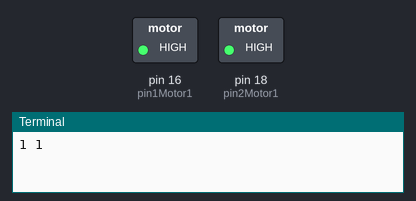
A program run on a simulated Raspberry Pi (header pin numbers). Parts: switched loads named in the program (green lamp = pin HIGH), the last lines printed to the terminal. At 8.0 s the program stops and its outputs stay as they are.

Above: at 0.1 s.
At 2.1 s:
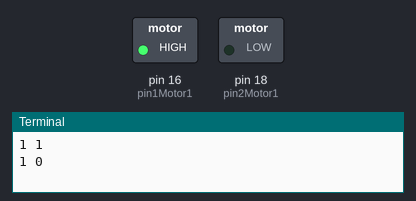
At 4.1 s:
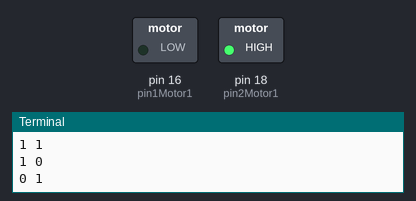
At 6.1 s:
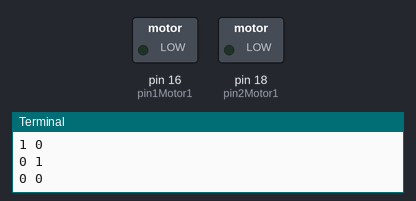
Timing chart, 0 to 7.6 s (numbered marks = the images above):
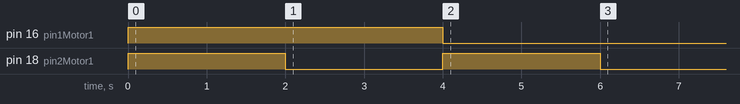

The program:

testgpio.py
```python
import RPi.GPIO as GPIO
import time

pin1Motor1 = 16
pin2Motor1 = 18

GPIO.setmode(GPIO.BOARD)
GPIO.setup(pin1Motor1, GPIO.OUT)
GPIO.setup(pin2Motor1, GPIO.OUT)

print('1 1')
GPIO.output(pin1Motor1, GPIO.HIGH)
GPIO.output(pin2Motor1, GPIO.HIGH)
time.sleep(2)

print('1 0') # forward
GPIO.output(pin1Motor1, GPIO.HIGH)
GPIO.output(pin2Motor1, GPIO.LOW)
time.sleep(2)

print('0 1') # backward
GPIO.output(pin1Motor1, GPIO.LOW)
GPIO.output(pin2Motor1, GPIO.HIGH)
time.sleep(2)

print('0 0')
GPIO.output(pin1Motor1, GPIO.LOW)
GPIO.output(pin2Motor1, GPIO.LOW)
time.sleep(2)

GPIO.cleanup()
```

Measured:
- by itself, pin 16 (pin1Motor1): LOW → HIGH at 0.00 s, → LOW 4.0 s later
- by itself, pin 18 (pin2Motor1): alternates HIGH for 2.0 s and LOW for 2.0 s, 4 changes in all, then stays LOW
